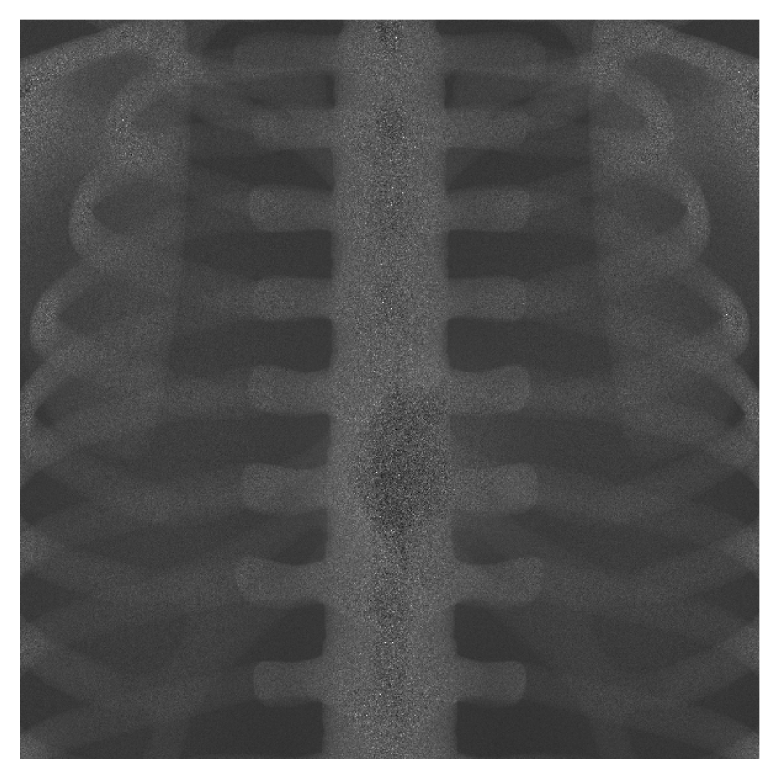
#> input picture miguelcomett/.png, 2337 x 2337 px, given in place of ssh.png, which was not available (shown at 1/3 size)
$ jupyter execute --allow-errors Radiography_2.ipynb   (shell and % lines are left out)   (text cells are left out)
#> lines starting #> are read from the running program, lines starting #| are printed output that depends on the picture; pictures that were not available may be replaced by others from this repository, and a replacement may not be noted
### miguelcomett/Radiography_Library.py
# 1.1. ========================================================================================================================================================

# [38 lines left out: function MergeRoots, not called in this run]

# 1.2. ========================================================================================================================================================

import uproot; import os; from tqdm import tqdm
from concurrent.futures import ThreadPoolExecutor; import threading

# [74 lines left out: functions process_file, MergeRoots_Parallel, ModifyRoot, not called in this run]

# 2.0. ========================================================================================================================================================

def Root_to_Dask(directory, root_name_starts, tree_name, x_branch, y_branch):

    import uproot; import numpy as np
    import dask.array as da; import dask.dataframe as dd

    file_name = directory + root_name_starts + ".root"

    with uproot.open(file_name) as root_file:
        tree = root_file[tree_name]
        if tree is None:
            print(f"Tree '{tree_name}' not found in {file_name}")
            return

        x_values = tree[x_branch].array(library="np") if x_branch in tree else print('error_x')
        y_values = tree[y_branch].array(library="np") if y_branch in tree else print('error_y')

        decimal_places = 3

        if x_values is not None:
            x_values = np.round(x_values, decimal_places)
        if y_values is not None:
            y_values = np.round(y_values, decimal_places)

        if x_values is None or y_values is None:
            print(f"Could not retrieve data for branches {x_branch} or {y_branch}")
            return

        x_dask_array = da.from_array(x_values, chunks="auto")
        y_dask_array = da.from_array(y_values, chunks="auto")

        dask_df = dd.from_dask_array(da.stack([x_dask_array, y_dask_array], axis=1), columns=[x_branch, y_branch])

        x_data = dask_df[x_branch].to_dask_array(lengths=True)
        y_data = dask_df[y_branch].to_dask_array(lengths=True)

        return x_data, y_data

# 3.0 ========================================================================================================================================================

# [31 lines left out: function Heatmap_from_Dask, not called in this run]

# 4.1 ========================================================================================================================================================

def LoadRoots(directory, rootnames, tree_name, x_branch, y_branch):

    x_1, y_1 = Root_to_Dask(directory, rootnames[0], tree_name, x_branch, y_branch)
    x_2, y_2 = Root_to_Dask(directory, rootnames[1], tree_name, x_branch, y_branch)
    print("Dataframes created")

    return x_1, y_1, x_2, y_2

# [76 lines left out: functions IsolateTissues, BMO, not called in this run]

# 5.1 ========================================================================================================================================================

def Interactive_CNR(cropped_image):

    import numpy as np; import matplotlib.pyplot as plt

    data = np.array(cropped_image)
    fig, ax = plt.subplots()
    heatmap = ax.imshow(data, cmap='gray')

    rectangles = []
    start_pos = [None]  # Using a list to store coordinates
    signal_avg = [0]
    background_avg = [0]
    background_std = [0]

    # [59 lines left out: functions on_press, on_motion, on_release, not called in this run]

    fig.canvas.mpl_connect('button_press_event', on_press)
    fig.canvas.mpl_connect('motion_notify_event', on_motion)
    fig.canvas.mpl_connect('button_release_event', on_release)

    plt.show()

# 5.2 ========================================================================================================================================================

def Fixed_CNR(image_path, save_as, coords_signal, coords_bckgrnd):

    from PIL import Image; import numpy as np; import matplotlib.pyplot as plt

    image = Image.open(image_path)
    image = image.convert('L')
    cropped_image = image
    # cropped_image = image.crop((520, 450, image.width - 580, image.width - 440))
    data = np.array(cropped_image)

    plt.imshow(data, cmap = 'gray')
    plt.axis('off')

    signal_avg = 0
    background_avg = 0
    background_std = 0

    x1_signal = coords_signal[0]
    y1_signal = coords_signal[1]
    x2_signal = coords_signal[2]
    y2_signal = coords_signal[3]

    plt.gca().add_patch(plt.Rectangle((x1_signal, y1_signal), x2_signal - x1_signal, y2_signal - y1_signal, linewidth=2, edgecolor='yellow', facecolor='none'))

    if x2_signal > x1_signal:
        if y2_signal > y1_signal:
            signal = data[round(y1_signal):round(y2_signal), round(x1_signal):round(x2_signal)]
        else:
            signal = data[round(y2_signal):round(y1_signal), round(x1_signal):round(x2_signal)]
    else:
        if y2_signal > y1_signal:
            signal = data[round(y1_signal):round(y2_signal), round(x2_signal):round(x1_signal)]
        else:
            signal = data[round(y2_signal):round(y1_signal), round(x2_signal):round(x1_signal)]

    signal_avg = np.average(signal)
    # signal_std = np.std(signal)
    print("Signal avg: ", round(signal_avg, 3))

    x1_background = coords_bckgrnd[0]
    y1_background = coords_bckgrnd[1]
    x2_background = coords_bckgrnd[2]
    y2_background = coords_bckgrnd[3]

    plt.gca().add_patch(plt.Rectangle((x1_background, y1_background), x2_background - x1_background, y2_background - y1_background, linewidth=2, edgecolor='red', facecolor='none'))

    if x2_background > x1_background:
        if y2_background > y1_background:
            background = data[round(y1_background):round(y2_background), round(x1_background):round(x2_background)]
        else:
            background = data[round(y2_background):round(y1_background), round(x1_background):round(x2_background)]
    else:
        if y2_background > y1_background:
            background = data[round(y1_background):round(y2_background), round(x2_background):round(x1_background)]
        else:
            background = data[round(y2_background):round(y1_background), round(x2_background):round(x1_background)]

    background_avg = np.average(background)
    background_std = np.std(background)

    print("Background avg: ", round(background_avg, 3))
    print("Background std dev: ", round(background_std, 3))

    cnr = (signal_avg - background_avg) / background_std
    # cnr = (background_avg - signal_avg) / signal_std
    print("CNR: ", round(cnr, 1))

    if save_as != '': plt.savefig('RESULTS/' + save_as + '.png', bbox_inches = 'tight', dpi = 900)

# 6.1 ========================================================================================================================================================

# [153 lines left out: functions Denoise_EdgeDetection, Denoise, Plotly_Heatmap, CT_Heatmap_from_Dask, not called in this run]


def Calculate_Projections(directory, roots, tree_name, x_branch, y_branch, dimensions, log_factor, pixel_size, csv_folder):

    import numpy as np; from tqdm import tqdm

    start = roots[0]
    end = roots[1]
    deg = roots[2]

    size_x = dimensions[0]
    size_y = dimensions[1]
    x_shift = dimensions[2]
    y_shift = dimensions[3]

    sims = np.arange(start, end+1, deg)

    for i, sim in tqdm(enumerate(sims), desc = 'Calculating heatmaps', unit = ' Heatmaps', leave = True):
                    #    dynamic_ncols=True, bar_format='{desc}: {percentage:3.0f}%|{bar}| {n_fmt}/{total_fmt} [{elapsed}<{remaining}, {rate_fmt}{postfix}]'):

        root_name = "/Sim" + str(round(sim))

        x_data, y_data = Root_to_Dask(directory, root_name, tree_name, x_branch, y_branch)
        htmp_array, xlim, ylim = CT_Heatmap_from_Dask(x_data, y_data, size_x, size_y, log_factor, x_shift, y_shift, pixel_size)

        name = csv_folder + f"/Sim{round(sims[i])}.csv"
        np.savetxt(name, htmp_array, delimiter=',', fmt='%.5f')

    return htmp_array, xlim, ylim


# [152 lines left out: functions htmps_from_csv, LogaritmicTransformation, RadonReconstruction, coefficients_to_HU, export_to_dicom, not called in this run]

# end ========================================================================================================================================================

### miguelcomett/Radiography_2.ipynb
[cell 1]
import Radiography_Library as RadLib

directory = 'BUILD/ROOT'
starts_with = 'root'
output_name = 'merge'

#> (the rest of this cell did not finish here and is left out)

[cell 2]
import Radiography_Library as RadLib

directory = 'RESULTS/'
root_name_starts = "merge1"

tree_name = "Photons"
x_branch  = "X_axis"
y_branch  = "Y_axis"

#> (the rest of this cell did not finish here and is left out)

[cell 3]
import Radiography_Library as RadLib

size = 110
log_factor = 0.3

x_shift = 0
y_shift = 0

save_as = ''
#> (the rest of this cell did not finish here and is left out)

[cell 4]
# LOAD ROOTS

import Radiography_Library as RadLib

directory = 'RESULTS/'
rootnames = ["prueba_40k", "prueba_80k"]
rootnames = ["Dexa40", "Dexa80"]
rootnames = ["RC40K100M", "RC80K100M"]
rootnames = ["Sim80kvp", "Sim140kvp"]
rootnames = ["mono40kev", "mono80kev"]
rootnames = ["kvp80_2", "kvp140_2"]
rootnames = ["FATns40k150M", "FATns80k150M"]

tree_name = "Photons"
x_branch  = "X_axis"
y_branch  = "Y_axis"

#> (the rest of this cell did not finish here and is left out)

[cell 5]
# CALCULATE HEATMAPS

import matplotlib.pyplot as plt

x_shift = 0.0
y_shift = 10

size = 150
log_factor = 0.1

#> (the rest of this cell did not finish here and is left out)

[cell 6]
# PLOT HEATMAPS

import Radiography_Library as RadLib

sg = 0

sigma1 = sg
sigma2 = sg
wn = 0.0

save_in = ''
save_as_1 = ''
save_as_2 = ''
save_as_3 = ''
save_as_4 = ''
save_as_5 = ''
save_as_6 = ''
save_as_7 = ''
save_as_8 = ''

#> (the rest of this cell did not finish here and is left out)

[cell 7]
import Radiography_Library as RadLib
#> (the rest of this cell did not finish here and is left out)

[cell 8]
import plotly.graph_objects as go; import plotly.io as pio

#> (the rest of this cell did not finish here and is left out)

[cell 9]
from PIL import Image; import matplotlib.pyplot as plt

directory = 'RESULTS/'
image = 'ssh' + '.png'
image = Image.open(directory + image)
#> image is the input picture: PIL image 2337x2337 RGBA; mean R, G, B, A 89.9, 89.9, 89.9, 255
image = image.convert('L')
#> image: PIL image 2337x2337 L

print(image.size)
#| (2337, 2337)
width = image.width; height = image.height
#> after `width = image.width`: width = 2337
#> after `height = image.height`: height = 2337

trim = 200
# image = image.crop((trim, trim, width - trim, height - trim)) # left, top, right, bottom
# image = image.crop((8410, trim, width - 60, height - trim))

# plt.imshow(image, cmap='gray'); plt.axis('off'); plt.show()

[cell 10]
import Radiography_Library as RadLib

RadLib.Interactive_CNR(image)

[cell 11]
import Radiography_Library as RadLib

image_path = "RESULTS/" + "a" + ".png"
save_as = ''

shftx_s = 0.0 # shift x-coordinate signal box
shfty_s = 0.0
shftx_b = 200.0 # shift x-coordinate background box
shfty_b = 0.0

coords_signal  = [1200 + shftx_s, 1000 + shfty_s, 1800 + shftx_s, 1800 + shfty_s] # x1, y1, x2, y2
coords_bckgrnd = [2100 + shftx_b, 1000 + shfty_b, 2300 + shftx_b, 1800 + shfty_b] # x1, y1, x2, y2

RadLib.Fixed_CNR(image_path, save_as, coords_signal, coords_bckgrnd)
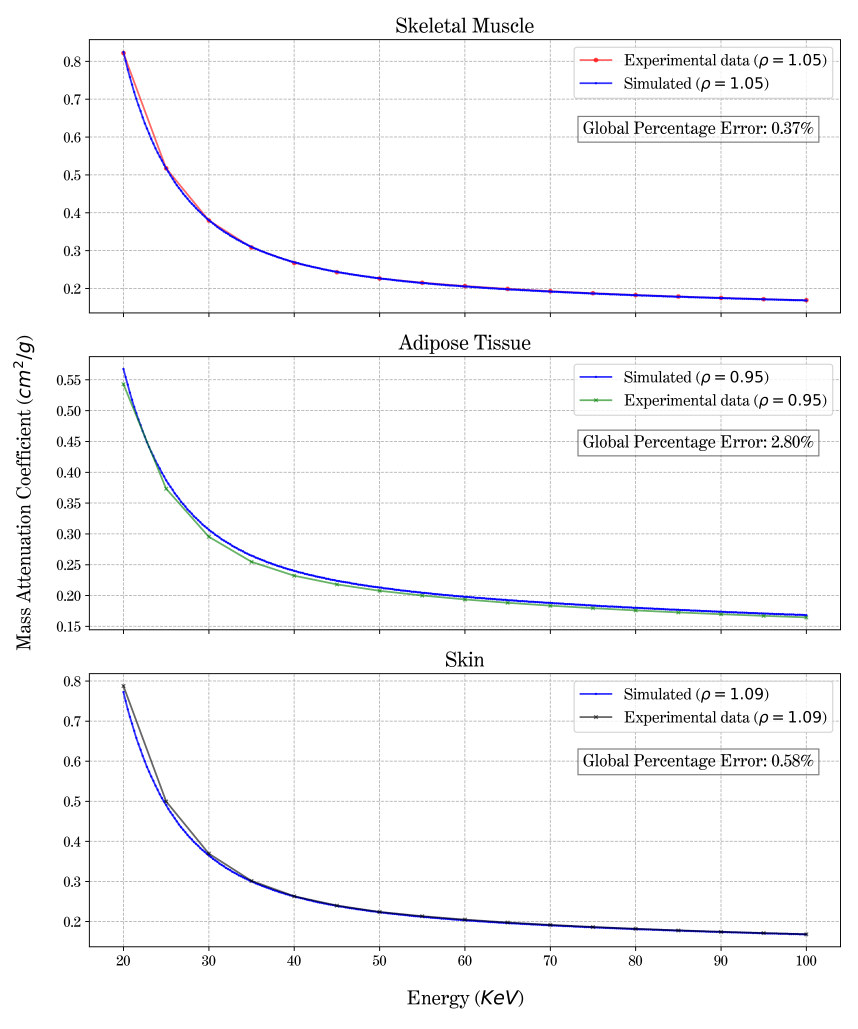
#> input picture miguelcomett/AtCoeff_SoftTissues.png, 6000 x 7200 px, given in place of a.png, which was not available (shown at 1/7 size)
#> in Fixed_CNR, image is the input picture: PIL image 6000x7200 RGBA; mean R, G, B, A 247.2, 247.2, 248.2, 255
#> in Fixed_CNR, `signal = data[round(y1_signal):round(y2_signal), round(x1_signal):roun..`:
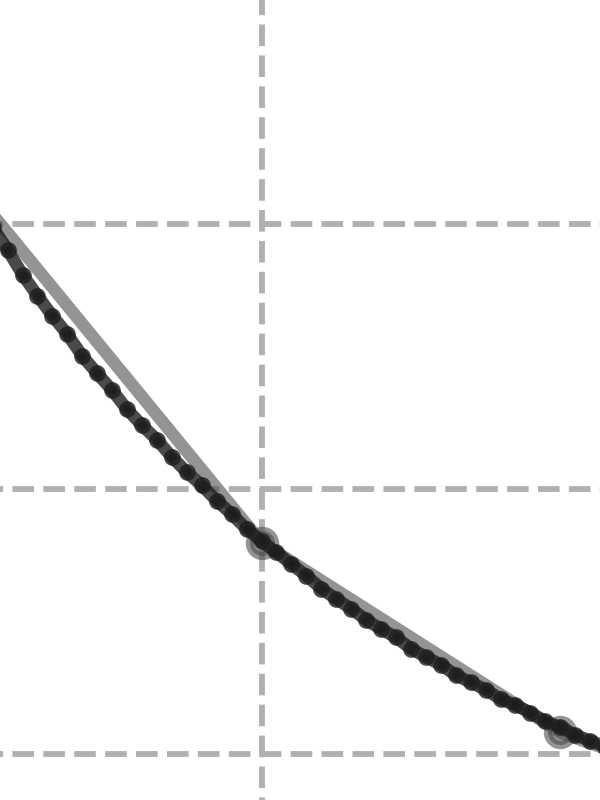
#> signal: shape (800, 600); min 29, max 255, mean 246.8
#> in Fixed_CNR, `signal_avg = np.average(signal)`: signal_avg = 246.8
#| Signal avg:  246.847
#> in Fixed_CNR, `background = data[round(y1_background):round(y2_background), round(x1_..`:
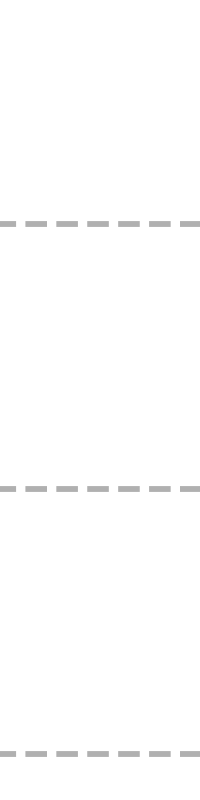
#> background: shape (800, 200); min 176, max 255, mean 253.8
#> in Fixed_CNR, `background_avg = np.average(background)`: background_avg = 253.8
#> in Fixed_CNR, `background_std = np.std(background)`: background_std = 9.68
#| Background avg:  253.752
#| Background std dev:  9.676
#> in Fixed_CNR, `cnr = (signal_avg - background_avg) / background_std`: cnr = -0.714
#| CNR:  -0.7
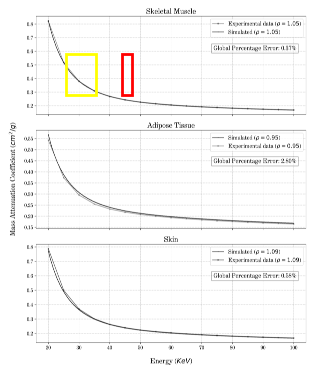
#> figure drawn by matplotlib, 1 panel

[cell 12]
import Radiography_Library as RadLib

# load array
#> (the rest of this cell did not finish here and is left out)

[cell 13]
import Radiography_Library as RadLib

#> (the rest of this cell did not finish here and is left out)

[cell 14]
import Radiography_Library as RadLib

# array = htmp_array
# array = Denoised_Image
#> (the rest of this cell did not finish here and is left out)

[cell 15]
def Plotly_Heatmap(array, xlim, ylim, title, x_label, y_label, annotation, width, height, save_as):

    import plotly.graph_objects as go
    import plotly.io as pio

    font_family = 'Merriweather'
    family_2    = 'Optima'
    font_small  = 18
    font_medium = 20
    font_large  = 18

    fig = go.Figure(go.Heatmap(z = array, x = xlim, y = ylim,
                                colorscale = [[0, 'black'], [1, 'white']], showscale = False,
                                colorbar = dict(title = "Density", tickfont = dict(family = family_2, size = 15, color = 'Black'))))

    fig.update_layout(
                    title = dict(text = title, font = dict(family = font_family, size = font_large, color = "Black"),
                                 x = 0.51, y = 0.93, yanchor = 'middle', xanchor = 'center'),
                    xaxis_title = dict(text = x_label, font = dict(family = font_family, size = font_medium, color = "Black")),
                    yaxis_title = dict(text = y_label, font = dict(family = font_family, size = font_medium, color = "Black")),
                    xaxis = dict(tickfont = dict(family = family_2, size = font_small, color = "Black"), title_standoff = 25, range=[max(xlim), min(xlim)]),
                    yaxis = dict(tickfont = dict(family = family_2, size = font_small, color = "Black"), title_standoff = 10, range=[max(xlim), min(xlim)],
                                 showticklabels = False
                                ),
                    width = width, height = height, margin = dict(l = 105, r = 90, t = 90, b = 90),
                    annotations = [dict(x = 0.95, y = 0.15,  xref = 'paper', yref = 'paper', showarrow = False,
                                        font = dict(family = family_2, size = 18, color = "White"),
                                        bgcolor = "rgba(255, 255, 255, 0.1)", borderpad = 8, bordercolor = "White", borderwidth = 0.2,
                                        text = annotation)])

    fig.add_shape(type = "rect", line = dict(color = "blue", width = 2), fillcolor = "rgba(0, 0, 0, 0)",
                  x0 = 10, y0 = 10, x1 = -10, y1 = -10)

    fig.add_shape(type = "rect", line = dict(color = "red", width = 2), fillcolor = "rgba(0, 0, 0, 0)",
                  x0 = 20, y0 = 20, x1 = -20, y1 = -20)

    if save_as != '': pio.write_image(fig, save_as + '.png', width = width, height = height, scale = 5)
    fig.show()


#> (the rest of this cell did not finish here and is left out)

[cell 16]
import Radiography_Library as RadLib; import matplotlib.pyplot as plt

directory = '/Volumes/GIECC/Geant4/CT/CT3/Roots'
roots = [0, 360, 1] # start, end, degree step

tree_name = "Photons"
x_branch  = "X_axis"
y_branch  = "Y_axis"

dimensions = [250, 75, 0, 150] # sizeX, sizeY, shiftX, shiftY, # in mm

pixel_size = 0.5 # in mm

csv_folder = "/Volumes/GIECC/Geant4/CT/CT3/CSV_raw"

#> (the rest of this cell did not finish here and is left out)


plt.figure(figsize = (14, 4));  plt.subplot(1, 2, 1); plt.imshow(htmp, cmap = 'gray');  plt.subplot(1, 2, 2); plt.plot(htmp[htmp.shape[0]//2,:]); plt.show()

[cell 17]
import Radiography_Library as RadLib
import numpy as np

roots = [0, 360, 1] # start, end, degree step
csv_folder = '/Volumes/GIECC/Geant4/CT/CT3/CSV_raw'
radiographs = RadLib.htmps_from_csv(csv_folder, roots)

log_factor = 1e-10
pixel_size = 0.5
htmps = RadLib.LogaritmicTransformation(radiographs, log_factor, pixel_size)

# [6 lines of commented-out code are left out]

[cell 18]
def RadonReconstruction(roots, htmps, slices):

    from skimage.transform import iradon
    import numpy as np; import matplotlib.pyplot as plt
    import plotly.graph_objects as go; import plotly.io as pio
    from tqdm import tqdm

    height = len(htmps[0])
    n = height/(slices)
    heights = np.round(np.arange(n, height, n)).astype(int)

    start = roots[0]
    end = roots[1]
    deg = roots[2]

    thetas = np.arange(start, end+1, deg)
    reconstructed_imgs = np.zeros(slices, dtype="object")

    for i, layer in tqdm(enumerate(heights), desc = 'Reconstructing slices', unit = ' Slices', leave = True):

        p = np.array([heatmap[layer] for heatmap in htmps]).T
        reconstructed_imgs[i] = iradon(p, theta = thetas)
        reconstructed_imgs[i][reconstructed_imgs[i] < -0.1] = 0
        reconstructed_imgs[i][reconstructed_imgs[i] > 1.5] = 0

    # plt.figure(figsize = (6,6)); plt.imshow(reconstructed_imgs[slices//2], cmap = 'gray'); plt.colorbar(); plt.show()

    fig = go.Figure(go.Heatmap(z = reconstructed_imgs[0]))
    fig.update_layout(width = 800, height = 800, xaxis = dict(autorange = 'reversed'), yaxis = dict(autorange = 'reversed'))
    fig.show()

    return reconstructed_imgs

slices = 10
reconstruction = RadonReconstruction(roots, htmps, slices)

[cell 19]
mu_water = 0.26748 # 40kev
mu_water = 0.18443 # 80kev
HU_images = RadLib.coefficients_to_HU(reconstruction, slices, mu_water)

[cell 20]
directory = 'RESULTS/DICOM'
dimensions = [250, 75, 0, 150]
size_y = dimensions[1]
RadLib.export_to_dicom(HU_images, size_y, slices, directory)
